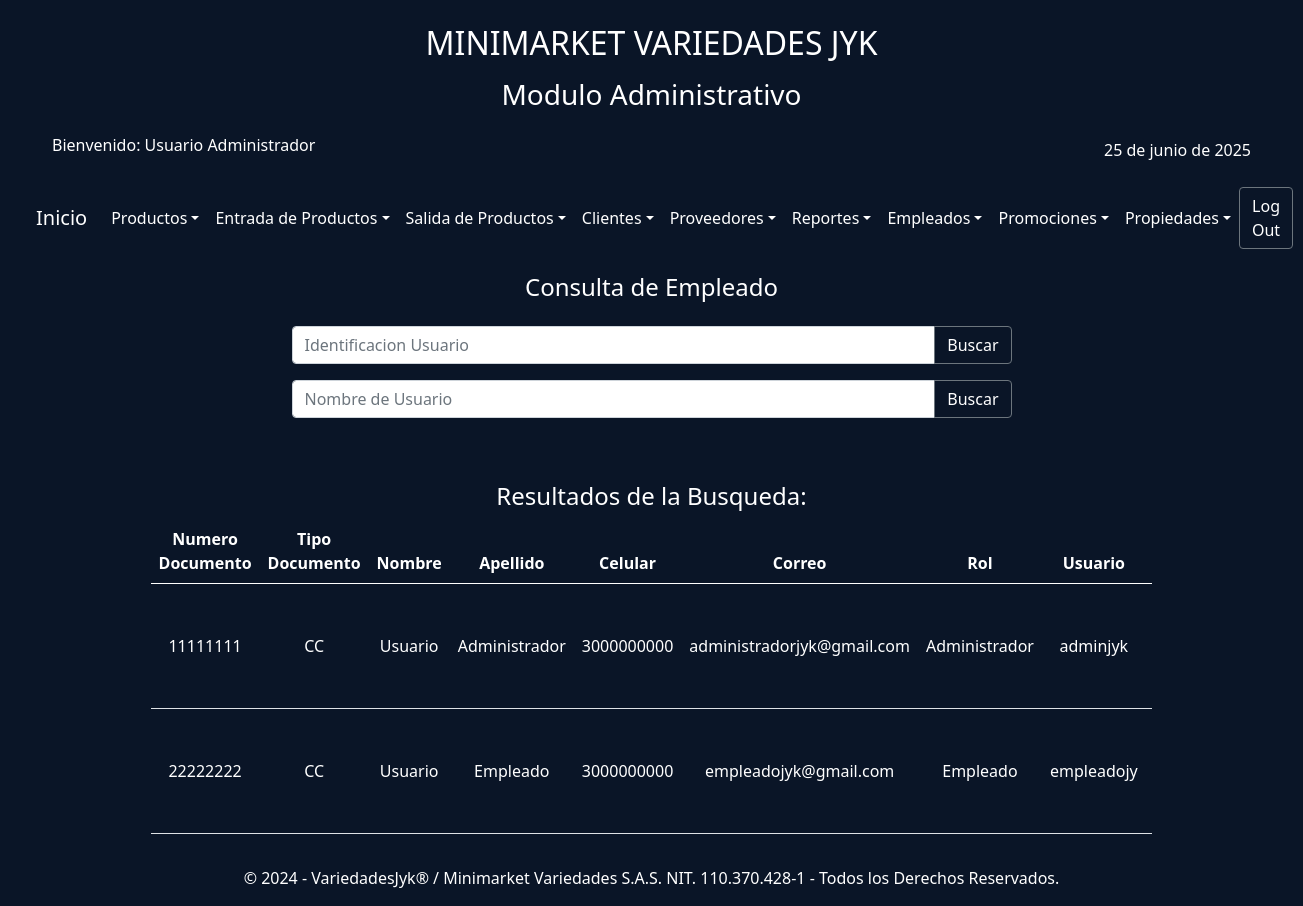
The app's page /index.php?action=consultaUsuarios (signed in) with its own data.
### tables this page shows
CREATE TABLE IF NOT EXISTS `registro_usuarios` (
  `idUsuario` int NOT NULL AUTO_INCREMENT,
  `idTipoDocum` int NOT NULL,
  `NumIdentificacion` varchar(15) NOT NULL,
  `Nombres` varchar(30) NOT NULL,
  `Apellidos` varchar(30) NOT NULL,
  `NumCelular` varchar(10) NOT NULL,
  `Email` varchar(40) NOT NULL,
  `idRol` int NOT NULL,
  `Usuario` varchar(10) NOT NULL,
  `Contraseña` varchar(150) NOT NULL,
  PRIMARY KEY (`idUsuario`),
  KEY `idTipoDocum` (`idTipoDocum`),
  KEY `idRol` (`idRol`)
);

CREATE TABLE IF NOT EXISTS `tipo_documento` (
  `idTipoDocum` int NOT NULL AUTO_INCREMENT,
  `tipoDocum` varchar(20) NOT NULL,
  PRIMARY KEY (`idTipoDocum`)
);

CREATE TABLE IF NOT EXISTS `roles` (
  `idRol` int NOT NULL AUTO_INCREMENT,
  `Rol` varchar(20) NOT NULL,
  PRIMARY KEY (`idRol`)
);

### controllers/controladorUsuario.php (called while the page is built, shortened)
<?php
require_once('./models/modeloUsuario.php');
require_once('./config/conexionBDJYK.php');
class ControladorUsuario
{
    private $modeloUsuario;
    public function __construct()
    {
        $database = new DataBase();
        $this->db = $database->getConnectionJYK();
        $this->modeloUsuario = new ModeloUsuario($this->db);
    }
    public function listaUsuariosVista($tipo, $valor)
    {
        $limite = 10;
        $pagina = isset($_GET['pagina']) ? (int)$_GET['pagina'] : 1;
        $inicio = ($pagina - 1) * $limite;
        $usuarios = $this->modeloUsuario->consultGenUsuaVista($inicio, $limite);
        $totalUsuarios = $this->modeloUsuario->obtenerTotalUsuarios();
        $totalPaginas = ceil($totalUsuarios / $limite);
        return
            [
                'usuarios' => $usuarios,
                'pagina' => $pagina,
                'totalPaginas' => $totalPaginas,
                'filtro' => $valor,
                'tipo' => $tipo,
            ];
    }
}

### config/conexionBDJYK.php (called while the page is built)
<?php
class DataBase
{
    private $host = "localhost";
    private $db_name = "variedadesjyk";
    private $username = "variedadesjyk";
    private $password = "variedJYK2025";
    private static $conn = null;
    public function getConnectionJYK()
    {
        if (self::$conn === null) {
            try {
                self::$conn = new PDO(
                    "mysql:host=" . $this->host . ";dbname=" . $this->db_name,
                    $this->username,
                    $this->password
                );
                self::$conn->exec("set names utf8");
            } catch (PDOException $e) {
                echo "Error de Conexión: " . $e->getMessage();
                exit;
            }
        }
        return self::$conn;
    }
}

### models/modeloUsuario.php (called while the page is built, shortened)
<?php
class ModeloUsuario
{
    private $conn;
    private $table = "registro_usuarios";
    public function __construct($db)
    {
        $this->conn = $db;
    }
    public function consultGenUsuaVista($inicio, $limite)
    {
        $query = "SELECT idUsuario, tipo_documento.tipoDocum, NumIdentificacion, Nombres, Apellidos,
                NumCelular, Email, roles.Rol, Usuario, Contraseña FROM " . $this->table . "
                INNER JOIN tipo_documento ON registro_usuarios.idTipoDocum = tipo_documento.idTipoDocum
                INNER JOIN roles ON registro_usuarios.idRol = roles.idRol
                ORDER BY Nombres ASC
                LIMIT :inicio, :limite";
        $stmt = $this->conn->prepare($query);
        $stmt->bindValue(':inicio', (int)$inicio, PDO::PARAM_INT);
        $stmt->bindValue(':limite', (int)$limite, PDO::PARAM_INT);
        $stmt->execute();
        return $stmt->fetchAll(PDO::FETCH_ASSOC);
    }
    public function obtenerTotalUsuarios()
    {
        $stmt = $this->conn->query("SELECT COUNT(*) FROM " . $this->table . " ");
        return (int)$stmt->fetchColumn();
    }
}

### views/usuarios/consultaUsuario.php (the view, shortened to what this page needs)
<?php include('./views/layautModAdmin/headerModAdmin.php'); ?>
<div class="container">
    <div class="row justify-content-center">
        <div class="col-lg-8 col-md-10 col-sm-12">
            <div class="text-center text-white mt-3">
                <h4>Consulta de Empleado</h4>
            </div>
            <form class=" mt-4" action="index.php?action=consultaUsuarioDocumento" method="get">
                <div class="input-group mb-3">
                    <input type="text" class="form-control" placeholder="Identificacion Usuario" name="numIdentUsuario" aria-label="Recipient's usernam" aria-describedby="button-addon2" required>
                    <button class="btn btn-outline-secondary text-white" type="submit" id="button-addon2">Buscar</button>
                </div>
            </form>
            <form class=" mt-2" action="index.php?action=consultaUsuarioNombre" method="get">
                <div class="input-group mb-3">
                    <input type="text" class="form-control" placeholder="Nombre de Usuario" name="nombre" aria-label="Recipient's usernam" aria-describedby="button-addon2" required>
                    <button class="btn btn-outline-secondary text-white" type="submit" id="button-addon2">Buscar</button>
                </div>
            </form>
        </div>
    </div>
</div>
<div class="container-fluid mt-5">
    <div class="row">
        <div class="col-12 col-md-10 offset-md-1">
            <div class="text-center">
                <?php if (isset($data['usuarios']) && count($data['usuarios']) > 0): ?>
                    <h4 class="text-white">Resultados de la Busqueda:</h4>
            </div>
            <div class="table-responsive">
                <table class="table table-hover text-white text-center">
                    <thead>
                        <tr>
                            <th>Numero Documento</th>
                            <th>Tipo Documento</th>
                            <th>Nombre</th>
                            <th>Apellido</th>
                            <th>Celular</th>
                            <th>Correo</th>
                            <th>Rol</th>
                            <th>Usuario</th>
                            <th>Acciones</th>
                        </tr>
                    </thead>
                    <tbody class="">
                        <?php foreach ($data['usuarios'] as $usuario): ?>
                            <tr>
                                <td class="text-white align-middle"><?= $usuario['NumIdentificacion']; ?></td>
                                <td class="text-white align-middle"><?= $usuario['tipoDocum']; ?></td>
                                <td class="text-white align-middle"><?= $usuario['Nombres']; ?></td>
                                <td class="text-white align-middle"><?= $usuario['Apellidos']; ?></td>
                                <td class="text-white align-middle"><?= $usuario['NumCelular']; ?></td>
                                <td class="text-white align-middle"><?= $usuario['Email']; ?></td>
                                <td class="text-white align-middle"><?= $usuario['Rol']; ?></td>
                                <td class="text-white align-middle"><?= $usuario['Usuario']; ?></td>
                                <td class="text-white align-middle">
                                </td>
                            </tr>
                        <?php endforeach; ?>
                    </tbody>
                </table>
            </div>
        <?php else: ?>
            <p class="text-white text-center">No se encontraron productos con ese criterio de búsqueda.</p>
        <?php endif; ?>
        </div>
    </div>
</div>
</div>
</main>
<?php include('./views/layautModAdmin/footerModAdmin.php'); ?>

### css/DesingBody.css (style rules this page uses)
body { background-color: #0a1527 ; }
.row { margin: 0; padding: 0; }

### records on screen
registro_usuarios: NumIdentificacion "11111111", idTipoDocum.tipoDocum "CC", Nombres "Usuario", Apellidos "Administrador", NumCelular "3000000000", Email "administradorjyk@gmail.com", idRol.Rol "Administrador", Usuario "adminjyk"
registro_usuarios: NumIdentificacion "22222222", idTipoDocum.tipoDocum "CC", Nombres "Usuario", Apellidos "Empleado", NumCelular "3000000000", Email "empleadojyk@gmail.com", idRol.Rol "Empleado", Usuario "empleadojy"

### other values on screen
$_SESSION['nombre'] "Usuario"
$_SESSION['apellido'] "Administrador"
